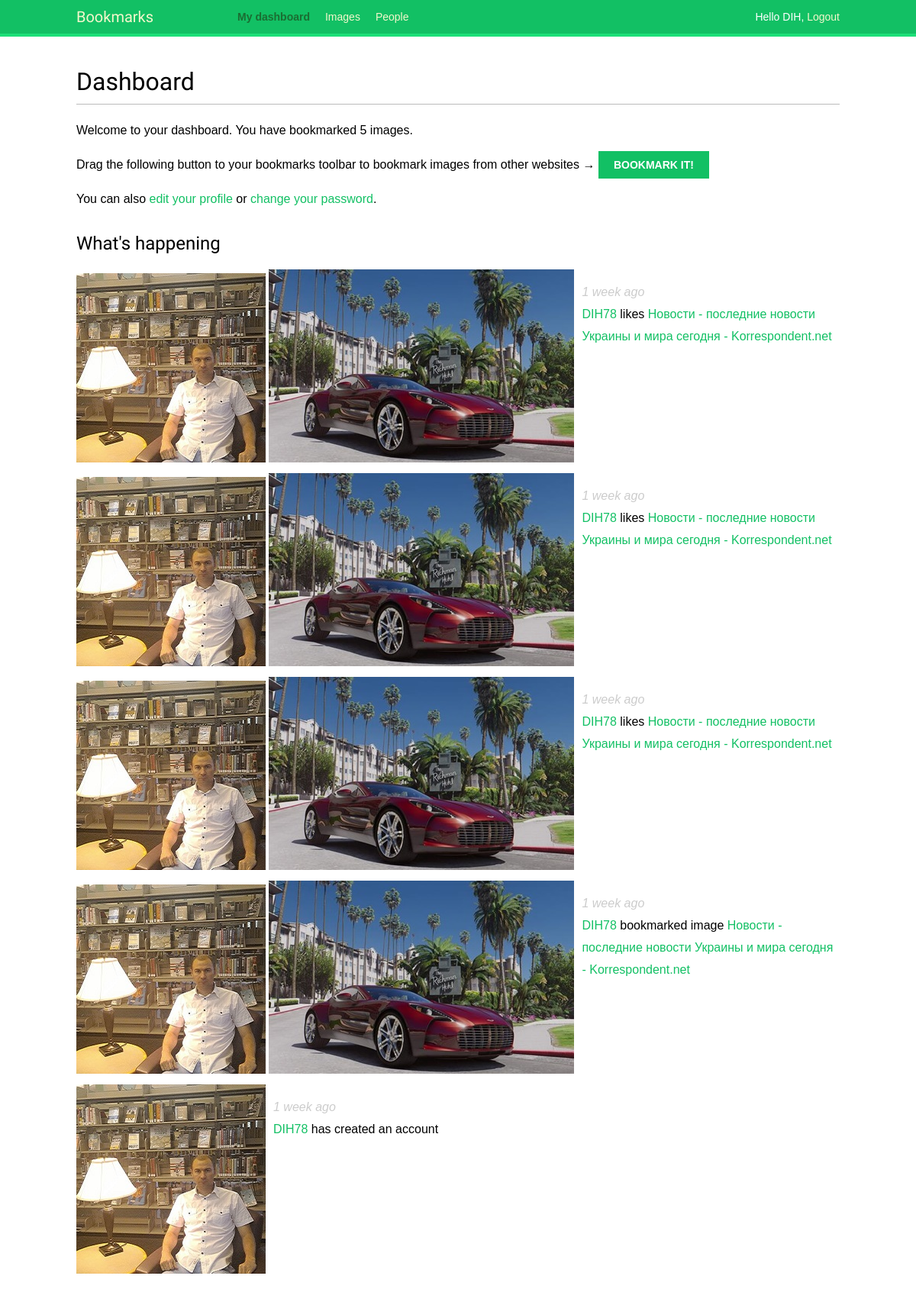
The app's page /account/ (signed in) with its own data.
### actions/models.py (models this page shows)
class Action(models.Model):
    user = models.ForeignKey(User,
                             related_name='actions',
                             db_index=True)
    verb = models.CharField(max_length=255)
    target_ct = models.ForeignKey(ContentType,
                                  blank=True,
                                  null=True,
                                  related_name='target_obj')
    target_id = models.PositiveIntegerField(null=True,
                                            blank=True,
                                            db_index=True)
    target = GenericForeignKey('target_ct', 'target_id')
    created = models.DateTimeField(auto_now_add=True,
                                   db_index=True)
    class Meta:
        ordering = ('-created',)

### images/models.py (models this page shows, shortened)
class Image(models.Model):
    user = models.ForeignKey(settings.AUTH_USER_MODEL,
                             related_name='images_created')
    title = models.CharField(max_length=200)
    slug = models.SlugField(max_length=200, blank=True)
    url = models.URLField()
    image = models.ImageField(upload_to='images/%Y/%m/%d')
    description = models.TextField(blank=True)
    created = models.DateTimeField(auto_now_add=True,
                                   db_index=True)
    users_like = models.ManyToManyField(settings.AUTH_USER_MODEL,
                                        related_name='images_liked',
                                        blank=True)
    def __str__(self):
        return self.title
    def get_absolute_url(self):
        return reverse('images:detail', args=[self.id, self.slug])

### account/views.py (the view)
@login_required
def dashboard(request):
    actions = Action.objects.all().exclude(user=request.user)
    following_ids = request.user.following.values_list('id', flat=True)
    if following_ids:
        actions = actions.filter(user_id__in=following_ids).select_related('user', 'user__profile').prefetch_related('target')
    actions = actions[:10]
    return render(request, 'account/dashboard.html', {'section': 'dashboard',
                                                      'actions': actions})

### account/templates/account/dashboard.html (shortened to what this page needs)
{% extends "base.html" %}
{% block content %}
    <h1>Dashboard</h1>
    {% with total_images_created=request.user.images_created.count %}
        <p>Welcome to your dashboard. You have bookmarked {{ total_images_created }} image{{ total_images_created|pluralize }}.</p>
    {% endwith %}
    <p>Drag the following button to your bookmarks toolbar to bookmark images from other websites → <a href="javascript:{% include "bookmarklet_launcher.js" %}" class="button">Bookmark it!</a><p>
    <p>You can also <a href="{% url "edit" %}">edit your profile</a> or <a href="{% url "password_change" %}">change your password</a>.<p>
    <h2>What's happening</h2>
    <div id="action-list">
        {% for action in actions %}
            {% include "actions/action/detail.html" %}
        {% endfor %}
    </div>
{% endblock %}

### account/templates/base.html (shortened to what this page needs)
{% load staticfiles %}
<!DOCTYPE html>
<html>
<head>
    <link href="{% static "css/base.css" %}" rel="stylesheet">
</head>
<body>
    <div id="header">
        <span class="logo">Bookmarks</span>
        {% if request.user.is_authenticated %}
        <ul class="menu">
            <li {% if section == "dashboard" %}class="selected"{% endif %}><a href="{% url "dashboard" %}">My dashboard</a></li>
            <li {% if section == "images" %}class="selected"{% endif %}><a href="{% url "images:list" %}">Images</a></li>
            <li {% if section == "people" %}class="selected"{% endif %}><a href="{% url "user_list" %}">People</a></li>
        </ul>
        {% endif %}
        <span class="user">
        {% if request.user.is_authenticated %}
            Hello {{ request.user.first_name }}, <a href="{% url "logout" %}">Logout</a>
        {% else %}
            <a href="{% url "login" %}">Log-in</a>
        {% endif %}
        </span>
    </div>
    <div id="content">
        {% block content %}
        {% endblock %}
    </div>
</body>
</html>

### actions/templates/actions/action/detail.html
{% load thumbnail %}
{% with user=action.user profile=action.user.profile %}
<div class="action">
	<div class="images">
		{% if profile.photo %}
            {% thumbnail user.profile.photo "80x80" crop="100%" as im %}
                <a href="{{ user.get_absolute_url }}">
					<img src="{{ im.url }}" alt="{{ user.get_full_name }}" class="item-img">
				</a>
            {% endthumbnail %}
		{% endif %}
		{% if action.target %}
			{% with target=action.target %}
                {% if target.image %}
                    {% thumbnail target.image "80x80" crop="100%" as im %}
                        <a href="{{ target.get_absolute_url }}">
							<img src="{{ im.url }}" class="item-img">
						</a>
                    {% endthumbnail %}
                {% endif %}
			{% endwith %}
		{% endif %}
	</div>
	<div class="info">
		<p><span class="date">{{ action.created|timesince }} ago</span><br />
		<a href="{{ user.get_absolute_url }}">{{ user.first_name }}</a>
		{{ action.verb }}
		{% if action.target %}
		    {% with target=action.target %}
				<a href="{{ target.get_absolute_url }}">{{ target }}</a>
			{% endwith %}
		{% endif %}
		</p>
	</div>
</div>
{% endwith %}

### account/static/css/base.css (style rules this page uses)
body { margin:0; padding:0; font-family:helvetica, sans-serif; }
p { line-height: 1.8; }
a { color:#12c064; text-decoration:none; }
h1, h2, h3, h4, h5 , h6 { font-family: 'Muli', sans-serif; font-weight:normal; }
h1 { border-bottom:1px solid #bbb; padding:0 0 10px 0; margin:10px 0 20px 0; }
h2 { margin:30px 0 20px; }
#header { padding:10px 100px; font-size:14px; background:#12c064; color:#fff; border-bottom:4px solid #1cdf78; overflow:auto; }
#header .logo { font-family: 'Muli', sans-serif; float:left; color:#f3f7cc; font-size:20px; margin-right:10%; }
#header ul.menu { list-style:none; float:left; margin:0; padding:0; }
#header ul.menu li { float:left; padding:4px 10px; }
#header ul.menu li.selected a, #header ul.menu li.selected a:hover { color:#1b6d32; font-weight:bold; }
#header a { color:#f3f7cc; }
#header .user { float:right; padding-top:4px; }
#content { padding:30px 100px; }
input[type=submit], a.button { font-weight:bold; background:#12c064; color:#fff; padding:10px 20px; font-size:14px; text-transform:uppercase; }
.action { clear:both; overflow:auto; }
.action .images { float:left; margin:0 10px 10px 0; }
.action .date { font-style:italic; color:#ccc; }

### records on screen
Action: created "1 week", user.first_name "DIH78", verb "likes", target "Новости - последние новости Украины и мира сегодня - Korrespondent.net"
Action: created "1 week", user.first_name "DIH78", verb "likes", target "Новости - последние новости Украины и мира сегодня - Korrespondent.net"
Action: created "1 week", user.first_name "DIH78", verb "likes", target "Новости - последние новости Украины и мира сегодня - Korrespondent.net"
Action: created "1 week", user.first_name "DIH78", verb "bookmarked image", target "Новости - последние новости Украины и мира сегодня - Korrespondent.net"
Action: created "1 week", user.first_name "DIH78", verb "has created an account"

### other values on screen
{{ request.user.first_name }} "DIH"
{{ total_images_created }} "5"
